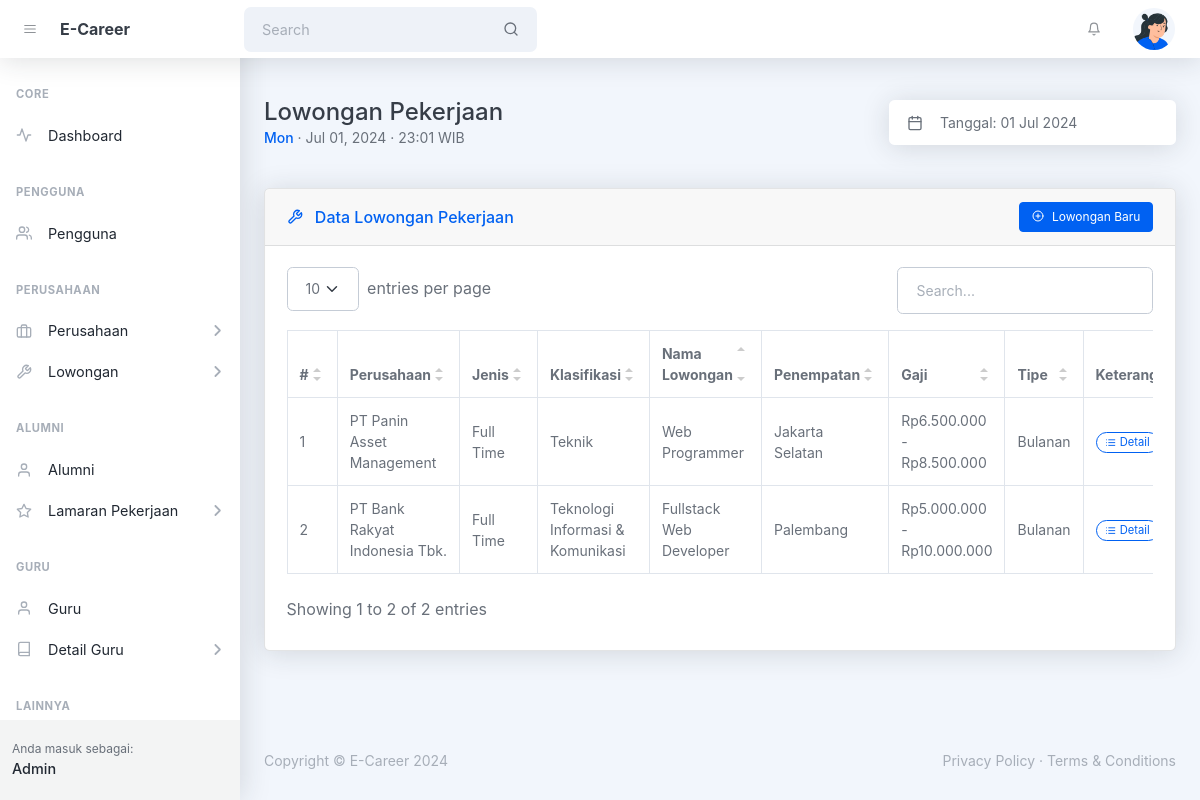
Screenshot of /admin/lowongan_pekerjaan.php (signed in) with the database file from the repository.
### tables this page shows
CREATE TABLE `tbl_lowongan` (
  `id` int(10) UNSIGNED NOT NULL,
  `id_perusahaan` int(10) UNSIGNED NOT NULL,
  `id_jenis_pekerjaan` int(10) UNSIGNED DEFAULT NULL,
  `id_klasifikasi_pekerjaan` int(10) UNSIGNED DEFAULT NULL,
  `nama_lowongan` varchar(128) NOT NULL,
  `penempatan` varchar(128) NOT NULL,
  `batas_bawah_gaji` int(11) DEFAULT NULL,
  `batas_atas_gaji` int(11) DEFAULT NULL,
  `tipe_gaji` enum('harian','mingguan','bulanan','tahunan') DEFAULT 'bulanan',
  `keterangan_lowongan` varchar(5000) NOT NULL,
  `created_at` timestamp NOT NULL DEFAULT current_timestamp(),
  `updated_at` timestamp NULL DEFAULT NULL ON UPDATE current_timestamp()
);

CREATE TABLE `tbl_perusahaan` (
  `id` int(10) UNSIGNED NOT NULL,
  `id_pengguna` int(10) UNSIGNED DEFAULT NULL,
  `id_jenis_perusahaan` int(10) UNSIGNED DEFAULT NULL,
  `nama_perusahaan` varchar(128) NOT NULL,
  `alamat_perusahaan` varchar(255) NOT NULL,
  `created_at` timestamp NOT NULL DEFAULT current_timestamp(),
  `updated_at` timestamp NULL DEFAULT NULL ON UPDATE current_timestamp()
);

CREATE TABLE `tbl_jenis_pekerjaan` (
  `id` int(10) UNSIGNED NOT NULL,
  `jenis_pekerjaan` varchar(32) NOT NULL,
  `created_at` timestamp NOT NULL DEFAULT current_timestamp(),
  `updated_at` timestamp NULL DEFAULT NULL ON UPDATE current_timestamp()
);

CREATE TABLE `tbl_klasifikasi_pekerjaan` (
  `id` int(10) UNSIGNED NOT NULL,
  `klasifikasi_pekerjaan` varchar(128) NOT NULL,
  `created_at` timestamp NOT NULL DEFAULT current_timestamp(),
  `updated_at` timestamp NULL DEFAULT NULL ON UPDATE current_timestamp()
);

### helpers/isAccessAllowedHelper.php (called while the page is built, shortened)
<?php
function isAccessAllowed($expected_hak_akses = null): bool {
    include_once '../config/config.php';
    $current_hak_akses = $_SESSION['hak_akses'] ?? null;
    $expected_hak_akses = !is_array($expected_hak_akses)
        ? array($expected_hak_akses)
        : $expected_hak_akses;
    return true;
}
?>

### admin/lowongan_pekerjaan.php (the view, shortened to what this page needs)
<?php
include '../helpers/isAccessAllowedHelper.php';
if (!isAccessAllowed('admin')) :
  session_destroy();
  echo "<meta http-equiv='refresh' content='0;" . base_url_return('index.php?msg=other_error') . "'>";
else :
  include_once '../config/connection.php';
?>
  <!DOCTYPE html>
  <html lang="en">
  <head>
    <?php include '_partials/head.php' ?>
  </head>
  <body class="nav-fixed">
    <?php include '_partials/topnav.php' ?>
    <div id="layoutSidenav">
      <div id="layoutSidenav_nav">
        <?php include '_partials/sidebar.php' ?>
      </div>
      <div id="layoutSidenav_content">
        <main>
          <div class="container-xl px-4 mt-5">
            <div class="d-flex justify-content-between align-items-sm-center flex-column flex-sm-row mb-4">
              <div class="me-4 mb-3 mb-sm-0">
                <h1 class="mb-0">Lowongan Pekerjaan</h1>
                <div class="small">
                  <span class="fw-500 text-primary"><?= date('D') ?></span>
                  &middot; <?= date('M d, Y') ?> &middot; <?= date('H:i') ?> WIB
                </div>
              </div>
              <div class="input-group input-group-joined border-0 shadow w-auto">
                <span class="input-group-text"><i data-feather="calendar"></i></span>
                <input class="form-control ps-0 pointer" id="litepickerRangePlugin" value="Tanggal: <?= date('d M Y') ?>" readonly />
              </div>
            </div>
            <div class="card card-header-actions mb-4 mt-5">
              <div class="card-header">
                <div>
                  <i data-feather="tool" class="me-2 mt-1"></i>
                  Data Lowongan Pekerjaan
                </div>
                <a class="btn btn-sm btn-primary" href="lowongan_pekerjaan_halaman_tambah_or_ubah.php?go=lowongan_pekerjaan"><i data-feather="plus-circle" class="me-2"></i>Lowongan Baru</a>
              </div>
              <div class="card-body">
                <table id="datatablesSimple">
                  <thead>
                    <tr>
                      <th>#</th>
                      <th>Perusahaan</th>
                      <th>Jenis</th>
                      <th>Klasifikasi</th>
                      <th>Nama Lowongan</th>
                      <th>Penempatan</th>
                      <th>Gaji</th>
                      <th>Tipe</th>
                      <th>Keterangan</th>
                    </tr>
                  </thead>
                  <tbody>
                    <?php
                    $no = 1;
                    $query_lowongan_pekerjaan = mysqli_query($connection,
                      "SELECT
                        a.id AS id_lowongan, a.nama_lowongan, a.penempatan, a.batas_bawah_gaji, a.batas_atas_gaji, a.tipe_gaji, a.keterangan_lowongan,
                        b.id AS id_perusahaan, b.nama_perusahaan, b.alamat_perusahaan,
                        c.id AS id_jenis_perusahaan, c.nama_jenis AS jenis_perusahaan,
                        d.id AS id_jenis_pekerjaan, d.jenis_pekerjaan,
                        f.id AS id_klasifikasi_pekerjaan, f.klasifikasi_pekerjaan
                      FROM tbl_lowongan AS a
                      INNER JOIN tbl_perusahaan AS b
                        ON b.id = a.id_perusahaan
                      LEFT JOIN tbl_jenis_perusahaan AS c
                        ON c.id = b.id_jenis_perusahaan
                      LEFT JOIN tbl_jenis_pekerjaan AS d
                        ON d.id = a.id_jenis_pekerjaan
                      LEFT JOIN tbl_klasifikasi_pekerjaan AS f
                        ON f.id = a.id_klasifikasi_pekerjaan
                      ORDER BY a.id DESC");
                    while ($lowongan_pekerjaan = mysqli_fetch_assoc($query_lowongan_pekerjaan)):
                      $formatted_batas_bawah_gaji = number_format($lowongan_pekerjaan['batas_bawah_gaji'], 0, ',', '.');
                      $formatted_batas_atas_gaji = number_format($lowongan_pekerjaan['batas_atas_gaji'], 0, ',', '.');
                      $gaji = !isset($lowongan_pekerjaan['batas_atas_gaji'])
                        ? "Rp{$formatted_batas_bawah_gaji}"
                        : "Rp{$formatted_batas_bawah_gaji} - Rp{$formatted_batas_atas_gaji}";
                    ?>
                      <tr>
                        <td><?= $no++ ?></td>
                        <td><?= $lowongan_pekerjaan['nama_perusahaan'] ?></td>
                        <td><?= $lowongan_pekerjaan['jenis_pekerjaan'] ?></td>
                        <td><?= $lowongan_pekerjaan['klasifikasi_pekerjaan'] ?></td>
                        <td><?= $lowongan_pekerjaan['nama_lowongan'] ?></td>
                        <td><?= $lowongan_pekerjaan['penempatan'] ?></td>
                        <td><?= $gaji ?></td>
                        <td><?= ucfirst($lowongan_pekerjaan['tipe_gaji']) ?></td>
                        <td>
                          <button type="button" class="btn btn-xs rounded-pill btn-outline-primary toggle_detail_keterangan_lowongan" data-id_lowongan="<?= $lowongan_pekerjaan['id_lowongan'] ?>">
                            <i data-feather="list" class="me-1"></i>
                            Detail
                          </button>
                        </td>
                      </tr>
                    <?php endwhile ?>
                  </tbody>
                </table>
              </div>
            </div>
          </div>
        </main>
        <?php include '_partials/footer.php' ?>
      </div>
    </div>
  </body>
  </html>
<?php endif ?>

### rows the page displays
tbl_lowongan: id_perusahaan.nama_perusahaan "PT Panin Asset Management", id_jenis_pekerjaan.jenis_pekerjaan "Full Time", id_klasifikasi_pekerjaan.klasifikasi_pekerjaan "Teknik", nama_lowongan "Web Programmer", penempatan "Jakarta Selatan", gaji "Rp6.500.000 - Rp8.500.000", tipe_gaji "Bulanan"
tbl_lowongan: id_perusahaan.nama_perusahaan "PT Bank Rakyat Indonesia Tbk.", id_jenis_pekerjaan.jenis_pekerjaan "Full Time", id_klasifikasi_pekerjaan.klasifikasi_pekerjaan "Teknologi Informasi & Komunikasi", nama_lowongan "Fullstack Web Developer", penempatan "Palembang", gaji "Rp5.000.000 - Rp10.000.000", tipe_gaji "Bulanan"

### other values shown
SITE_NAME_SHORT "E-Career"
$user_logged_in "Admin"
